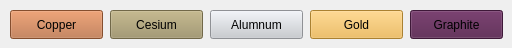
      <widget class="QWidget" name="tab_6">
       <attribute name="title">
        <string>Metal</string>
       </attribute>
       <widget class="QPushButton" name="pushButton_19">
        <property name="geometry">
         <rect>
          <x>10</x>
          <y>10</y>
          <width>93</width>
          <height>29</height>
         </rect>
        </property>
        <property name="styleSheet">
         <string notr="true">background-color:#ba6d40</string>
        </property>
        <property name="text">
         <string>Copper</string>
        </property>
       </widget>
       <widget class="QPushButton" name="pushButton_21">
        <property name="geometry">
         <rect>
          <x>110</x>
          <y>10</y>
          <width>93</width>
          <height>29</height>
         </rect>
        </property>
        <property name="styleSheet">
         <string notr="true">background-color:#9e9265;</string>
        </property>
        <property name="text">
         <string>Cesium</string>
        </property>
       </widget>
       <widget class="QPushButton" name="pushButton_22">
        <property name="geometry">
         <rect>
          <x>210</x>
          <y>10</y>
          <width>93</width>
          <height>29</height>
         </rect>
        </property>
        <property name="styleSheet">
         <string notr="true">background-color:#c8cbd0</string>
        </property>
        <property name="text">
         <string>Alumnum</string>
        </property>
       </widget>
       <widget class="QPushButton" name="pushButton_23">
        <property name="geometry">
         <rect>
          <x>310</x>
          <y>10</y>
          <width>93</width>
          <height>29</height>
         </rect>
        </property>
        <property name="styleSheet">
         <string notr="true">background-color:#eeb444;</string>
        </property>
        <property name="text">
         <string>Gold</string>
        </property>
       </widget>
       <widget class="QPushButton" name="pushButton_24">
        <property name="geometry">
         <rect>
          <x>410</x>
          <y>10</y>
          <width>93</width>
          <height>29</height>
         </rect>
        </property>
        <property name="styleSheet">
         <string notr="true">background-color:#57214e;</string>
        </property>
        <property name="text">
         <string>Graphite</string>
        </property>
       </widget>
      </widget>
